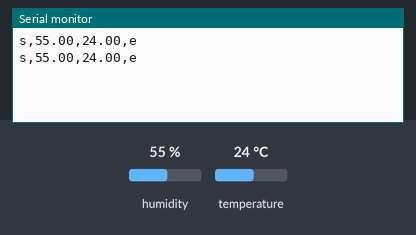
Simulated run of this sketch. Board: ESP8266 (NodeMCU). Shown: the last lines printed to the serial monitor. Inputs (shaded band) come from the test bench; at power-on: humidity 55 %, temperature 24 °C.

Above: at 3.8 s.
3.9 s: humidity set to 22 %
At 6.5 s:
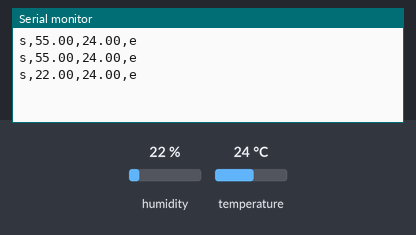
7.8 s: temperature set to 12 °C
At 10.2 s:
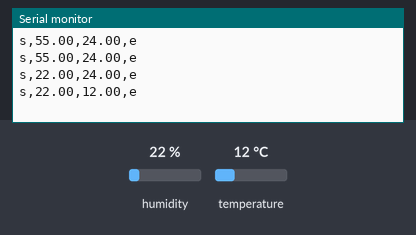
11.7 s: humidity set to 40 %
At 12.7 s:
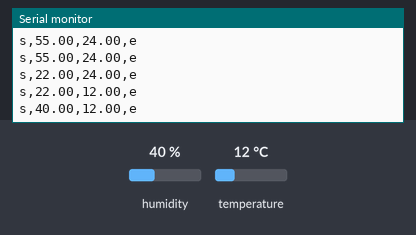
Timing chart, 0 to 14.7 s (numbered marks = the images above; inputs shaded):
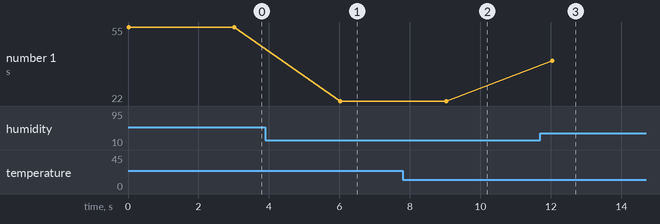

The sketch:

NodwMCUDHT_1.ino
```cpp
//#include <ESP8266WiFi.h>
#include <DHT.h>
#define DHTPIN D3

DHT dht(DHTPIN, DHT22);

void setup() {
  Serial.begin(115200);
  delay(10);
}

void loop() {
  float t;
  float h;
  t = dht.readTemperature();
  h = dht.readHumidity();

  while (isnan(h)){
    yield();
    h = dht.readHumidity();
    //return;
  }

  while (isnan(t)){
    yield();
    t = dht.readTemperature();
    //return;
  }

  String result = "s,";
  result += h;
  result += ",";
  result += t;
  result += ",e";

  Serial.println(result);

  delay(3000);
}
```

Measured:
- after the input at 3.9 s, the serial monitor: prints a new line after 2.1 s (image 1)
- after the input at 7.8 s, the serial monitor: prints a new line after 1.2 s (image 2)
- after the input at 11.7 s, the serial monitor: prints a new line after 0.34 s (image 3)
- plotted number 1: 55 → 22 after the input at 3.9 s, 22 → 40 after the input at 11.7 s
